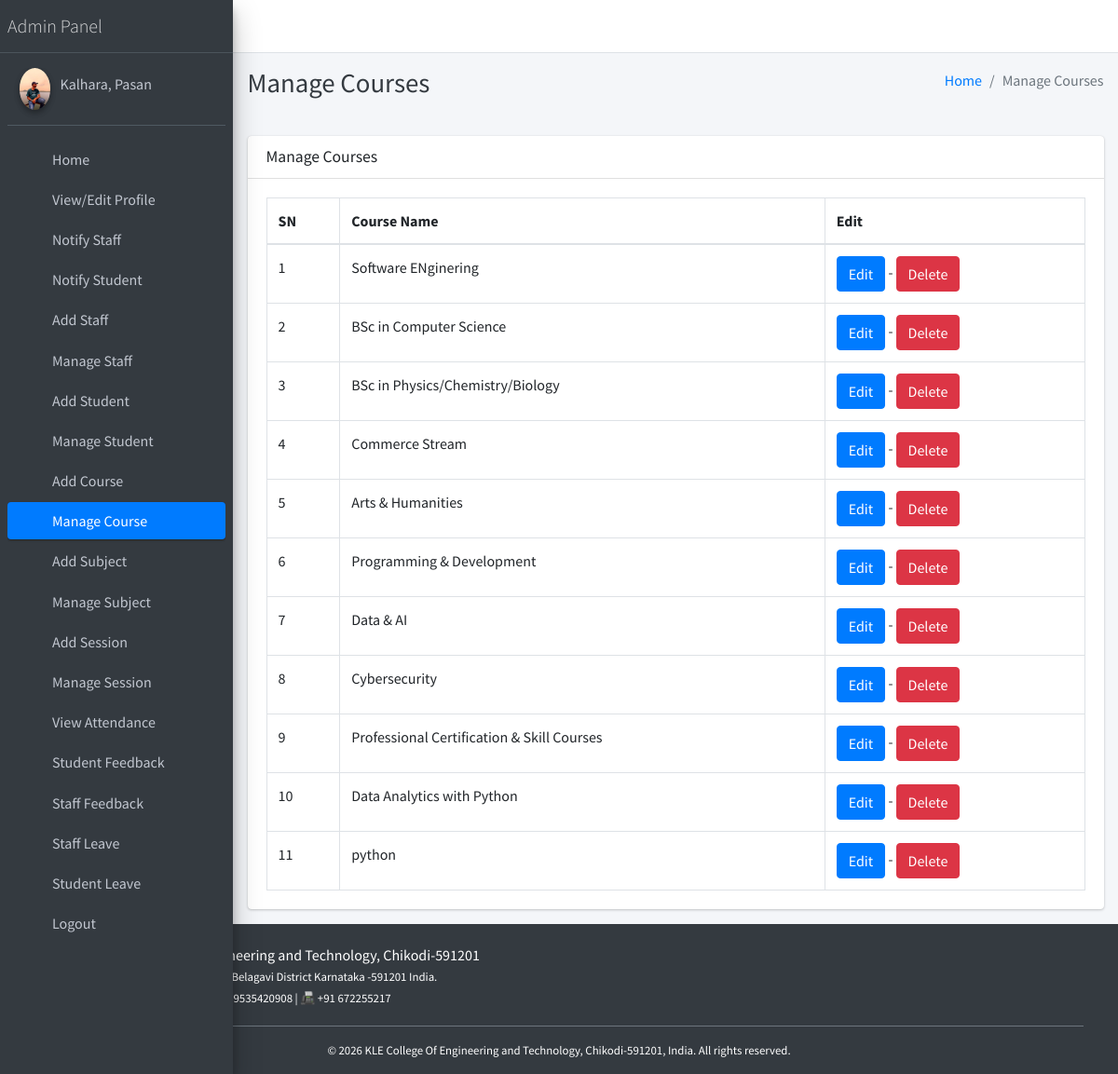
/course/manage/ (signed in), run on the app's committed database.
### main_app/models.py (models this page shows, shortened)
class CustomUser(AbstractUser):
    USER_TYPE = ((1, "HOD"), (2, "Staff"), (3, "Student"))
    GENDER = [("M", "Male"), ("F", "Female")]
    username = None  # Removed username, using email instead
    email = models.EmailField(unique=True)
    user_type = models.CharField(default=1, choices=USER_TYPE, max_length=1)
    gender = models.CharField(max_length=1, choices=GENDER)
    profile_pic = models.ImageField()
    address = models.TextField()
    fcm_token = models.TextField(default="")  # For firebase notifications
    created_at = models.DateTimeField(auto_now_add=True)
    updated_at = models.DateTimeField(auto_now=True)
    USERNAME_FIELD = "email"
    REQUIRED_FIELDS = []
    objects = CustomUserManager()
    def __str__(self):
        return self.last_name + ", " + self.first_name

class Course(models.Model):
    name = models.CharField(max_length=120)
    created_at = models.DateTimeField(auto_now_add=True)
    updated_at = models.DateTimeField(auto_now=True)

### main_app/hod_views.py (the view)
# urls.py: path("course/manage/", hod_views.manage_course, name='manage_course'),
def manage_course(request):
    courses = Course.objects.all()
    context = {
        'courses': courses,
        'page_title': 'Manage Courses'
    }
    return render(request, "hod_template/manage_course.html", context)

### main_app/templates/hod_template/manage_course.html
{% extends 'main_app/base.html' %}
{% load static %}
{% block page_title %}{{page_title}}{% endblock page_title %}
{% block content %}
<section class="content">
    <div class="container-fluid">
        <div class="row">
            <div class="col-md-12">
                <div class="card">
                    <div class="card-header">
                        <h3 class="card-title">{{page_title}}</h3>
                    </div>
                    <div class="card-body">
                        <table id="example2" class="table table-bordered table-hover">
                            <thead>
                                <tr>
                                    <th>SN</th>
                                    <th>Course Name</th>
                                    <th>Edit</th>
                                </tr>
                            </thead>
                            <tbody>
                                {% for course in courses %}
                                <tr>
                                    <td>{{ forloop.counter }}</td>
                                    <td>{{course.name}}</td>
                                    <td>
                                        <a href="{% url 'edit_course' course.id %}" class="btn btn-primary">Edit</a> -
                                        <a href="{% url 'delete_course' course.id %}" onclick="return confirm('Are you sure you want to delete this course ?')" class="btn btn-danger">Delete</a>
                                    </td>
                                </tr>
                                {% endfor %}
                            </tbody>
                        </table>
                    </div>
                </div>
            </div>
        </div>
    </div>
</section>
{% endblock content %}

### main_app/templates/main_app/sidebar_template.html (shortened to what this page needs)
{% load static %}
<aside class="main-sidebar sidebar-dark-primary elevation-4">
{% if request.user.user_type == '1' %}
    <a href="{% url 'admin_home' %}" class="brand-link">
        <span class="brand-text font-weight-light">Admin Panel</span>
    </a>
    <div class="sidebar">
        <div class="user-panel mt-3 pb-3 mb-3 d-flex">
            <div class="image">
                <img src="{{ request.user.profile_pic }}" class="img-circle elevation-2" alt="User Image">
            </div>
            <div class="info">
                <a href="#" class="d-block">{{ user }}</a>
            </div>
        </div>
        <nav class="mt-2">
            <ul class="nav nav-pills nav-sidebar flex-column" role="menu">
                <li class="nav-item">
                    {% url 'admin_home' as admin_home %}
                    <a href="{{ admin_home }}" class="nav-link {% if admin_home == request.path %} active {% endif %}">
                        <i class="nav-icon fas fa-tachometer-alt"></i>
                        <p>Home</p>
                    </a>
                </li>
                <li class="nav-item">
                    {% url 'admin_view_profile' as admin_view_profile %}
                    <a href="{{ admin_view_profile }}" class="nav-link {% if admin_view_profile == request.path %} active {% endif %}">
                        <i class="nav-icon fas fa-user-cog"></i>
                        <p>View/Edit Profile</p>
                    </a>
                </li>
                <li class="nav-item">
                    {% url 'admin_notify_staff' as admin_notify_staff %}
                    <a href="{{ admin_notify_staff }}" class="nav-link {% if admin_notify_staff == request.path %} active {% endif %}">
                        <i class="nav-icon fas fa-bullhorn"></i>
                        <p>Notify Staff</p>
                    </a>
                </li>
                <li class="nav-item">
                    {% url 'admin_notify_student' as admin_notify_student %}
                    <a href="{{ admin_notify_student }}" class="nav-link {% if admin_notify_student == request.path %} active {% endif %}">
                        <i class="nav-icon fas fa-bullhorn"></i>
                        <p>Notify Student</p>
                    </a>
                </li>
                <li class="nav-item">
                    {% url 'add_staff' as add_staff %}
                    <a href="{{ add_staff }}" class="nav-link {% if add_staff == request.path %} active {% endif %}">
                        <i class="nav-icon fas fa-user-plus"></i>
                        <p>Add Staff</p>
                    </a>
                </li>
                <li class="nav-item">
                    {% url 'manage_staff' as manage_staff %}
                    {% url 'edit_staff' staff_id as edit_staff %}
                    <a href="{{ manage_staff }}" class="nav-link {% if manage_staff == request.path or request.path == edit_staff %} active {% endif %}">
                        <i class="nav-icon fas fa-users"></i>
                        <p>Manage Staff</p>
                    </a>
                </li>
                <li class="nav-item">
                    {% url 'add_student' as add_student %}
                    <a href="{{ add_student }}" class="nav-link {% if add_student == request.path %} active {% endif %}">
                        <i class="nav-icon fas fa-user-graduate"></i>
                        <p>Add Student</p>
                    </a>
                </li>
                <li class="nav-item">
                    {% url 'manage_student' as manage_student %}
                    {% url 'edit_student' student_id as edit_student %}
                    <a href="{{ manage_student }}" class="nav-link {% if edit_student == request.path or manage_student == request.path %} active {% endif %}">
                        <i class="nav-icon fas fa-users"></i>
                        <p>Manage Student</p>
                    </a>
                </li>
                <li class="nav-item">
                    {% url 'add_course' as add_course %}
                    <a href="{{ add_course }}" class="nav-link {% if add_course == request.path %} active {% endif %}">
                        <i class="nav-icon fas fa-book"></i>
                        <p>Add Course</p>
                    </a>
                </li>
                <li class="nav-item">
                    {% url 'manage_course' as manage_course %}
                    {% url 'edit_course' course_id as edit_course %}
                    <a href="{{ manage_course }}" class="nav-link {% if edit_course == request.path or manage_course == request.path %} active {% endif %}">
                        <i class="nav-icon fas fa-book-open"></i>
                        <p>Manage Course</p>
                    </a>
                </li>
                <li class="nav-item">
                    {% url 'add_subject' as add_subject %}
                    <a href="{{ add_subject }}" class="nav-link {% if add_subject == request.path %} active {% endif %}">
                        <i class="nav-icon fas fa-chalkboard-teacher"></i>
                        <p>Add Subject</p>
                    </a>
                </li>
                <li class="nav-item">
                    {% url 'manage_subject' as manage_subject %}
                    {% url 'edit_subject' subject_id as edit_subject %}
                    <a href="{{ manage_subject }}" class="nav-link {% if edit_subject == request.path or manage_subject == request.path %} active {% endif %}">
                        <i class="nav-icon fas fa-book-reader"></i>
                        <p>Manage Subject</p>
                    </a>
                </li>
                <li class="nav-item">
                    {% url 'add_session' as add_session %}
                    <a href="{{ add_session }}" class="nav-link {% if add_session == request.path %} active {% endif %}">
                        <i class="nav-icon fas fa-calendar-plus"></i>
                        <p>Add Session</p>
                    </a>
                </li>
                <li class="nav-item">
                    {% url 'manage_session' as manage_session %}
                    {% url 'edit_session' session_id as edit_session %}
                    <a href="{{ manage_session }}" class="nav-link {% if edit_session == request.path or manage_session == request.path %} active {% endif %}">
                        <i class="nav-icon fas fa-calendar-alt"></i>
                        <p>Manage Session</p>
                    </a>
                </li>
                <li class="nav-item">
                    {% url 'admin_view_attendance' as admin_view_attendance %}
                    <a href="{{ admin_view_attendance }}" class="nav-link {% if admin_view_attendance == request.path %} active {% endif %}">
                        <i class="nav-icon fas fa-clipboard-list"></i>
                        <p>View Attendance</p>
                    </a>
                </li>
                <li class="nav-item">
                    {% url 'student_feedback_message' as student_feedback_message %}
                    <a href="{{ student_feedback_message }}" class="nav-link {% if student_feedback_message == request.path %} active {% endif %}">
                        <i class="nav-icon fas fa-comment-dots"></i>
                        <p>Student Feedback</p>
                    </a>
                </li>
                <li class="nav-item">
                    {% url 'staff_feedback_message' as staff_feedback_message %}
                    <a href="{{ staff_feedback_message }}" class="nav-link {% if staff_feedback_message == request.path %} active {% endif %}">
                        <i class="nav-icon fas fa-comments"></i>
                        <p>Staff Feedback</p>
                    </a>
                </li>
                <li class="nav-item">
                    {% url 'view_staff_leave' as view_staff_leave %}
                    <a href="{{ view_staff_leave }}" class="nav-link {% if view_staff_leave == request.path %} active {% endif %}">
                        <i class="nav-icon fas fa-user-clock"></i>
                        <p>Staff Leave</p>
                    </a>
                </li>
                <li class="nav-item">
                    {% url 'view_student_leave' as view_student_leave %}
                    <a href="{{ view_student_leave }}" class="nav-link {% if view_student_leave == request.path %} active {% endif %}">
                        <i class="nav-icon fas fa-user-clock"></i>
                        <p>Student Leave</p>
                    </a>
                </li>
{% endif %}
<li class="nav-item">
    <a href="{% url 'user_logout' %}" onclick="return confirm('Your session would be terminated.\n\nProceed?')" class="nav-link">
        <i class="nav-icon fas fa-sign-out-alt"></i>
        <p>Logout</p>
    </a>
</li>
</ul>
</nav>
</div>
</aside>

### data on the page
CustomUser: user.profile_pic (picture), last_name+first_name "Kalhara, Pasan"
Course: name "Software ENginering"
Course: name "BSc in Computer Science"
Course: name "BSc in Physics/Chemistry/Biology"
Course: name "Commerce Stream"
Course: name "Arts & Humanities"
Course: name "Programming & Development"
Course: name "Data & AI"
Course: name "Cybersecurity"
Course: name "Professional Certification & Skill Courses"
Course: name "Data Analytics with Python"
Course: name "python"

### other printed values
{{ page_title }} "Manage Courses"
